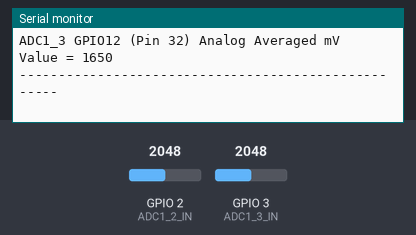
This sketch was run on a simulated ESP32-C6. Parts: the last lines printed to the serial monitor. The test bench sets the inputs (shaded band); at power-on: GPIO 2 (ADC1_2_IN) = 2048, GPIO 3 (ADC1_3_IN) = 2048.

Above: at 1.4 s.
1.5 s: GPIO 2 (ADC1_2_IN) set to 2866
At 2.8 s:
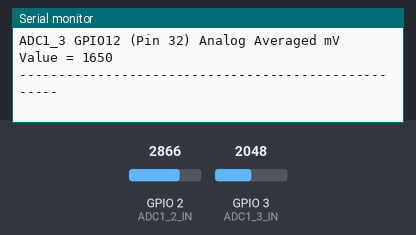
3.0 s: GPIO 3 (ADC1_3_IN) set to 2866
At 4.2 s:
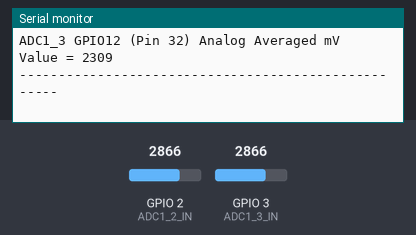
4.5 s: GPIO 2 (ADC1_2_IN) set to 3603
At 5.9 s:
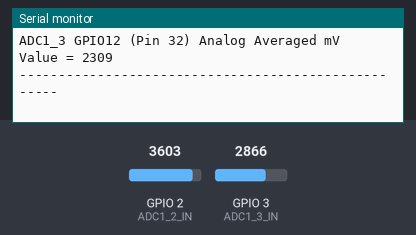
6.0 s: GPIO 3 (ADC1_3_IN) set to 3603
At 7.4 s:
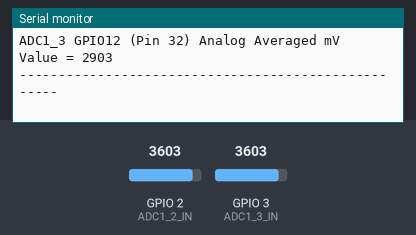
Timing chart, 0 to 8.5 s (numbered marks = the images above; inputs shaded):
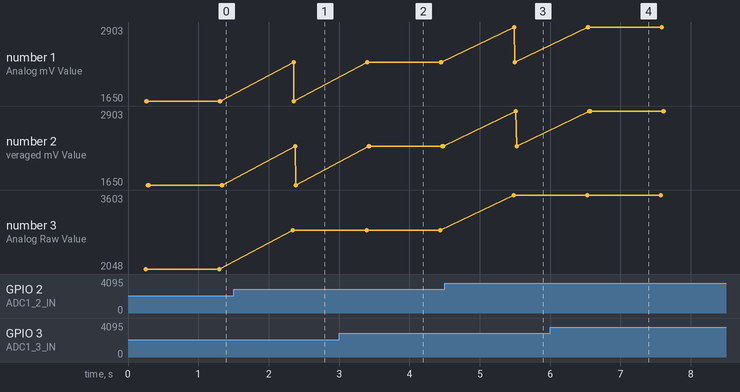

Measured:
- after the input at 1.5 s, the serial monitor: prints a new line after 0.85 s (image 1)
- after the input at 3.0 s, the serial monitor: prints a new line after 0.39 s (image 2)
- after the input at 4.5 s, the serial monitor: prints a new line after 0.98 s (image 3)
- after the input at 6.0 s, the serial monitor: prints a new line after 0.53 s (image 4)
- plotted number 3: 2048 → 2866 after the input at 1.5 s, 2866 → 3603 after the input at 4.5 s

The sketch:

ADC_Test.ino
```cpp
/*
  Dave Williams, DitroniX 2019-2025 (ditronix.net)

  Example Code, to demonstrate and test the ESPuno Pi Zero ADC

  Further information, details and examples can be found on our website and also GitHub wiki pages:
  * ditronix.net
  * github.com/DitroniX
  * github.com/DitroniX/ESPuno-Pi-Zero_WiFi-BT-Zigbee-Thread-60V
  * github.com/DitroniX/ESPuno-Pi-Zero_WiFi-BT-Zigbee-Thread-60V/wiki
  * hackster.io/DitroniX/espuno-pi-zero-wifi-bt-zigbee-thread-60v-69ef92
  * kickstarter.com/projects/ditronix/espuno-pi-zero

  This test code is OPEN SOURCE and formatted for easier viewing.  Although is is not intended for real world use, it may be freely used, or modified as needed.
  It is distributed on an "AS IS" BASIS, WITHOUT WARRANTIES OR CONDITIONS OF ANY KIND, either express or implied.

  For board configuration, see https://github.com/DitroniX/ESPuno-Pi-Zero_WiFi-BT-Zigbee-Thread-60V/wiki/Arduino-IDE

  Further information, details and examples can be found on our website wiki pages ditronix.net/wiki and also github.com/DitroniX

  Espressif References:
  * docs.espressif.com/projects/arduino-esp32/en/latest/api/adc.html
  * espressif.com/sites/default/files/documentation/esp32-c6_technical_reference_manual_en.pdf#sensor

*/

// Libraries
#include <driver/adc.h>

// **************** USER VARIABLES / DEFINES / STATIC / STRUCTURES / CONSTANTS ****************

// Variables
int ADC_Raw;

// **************** INPUTS ****************
#define ADC1_2_IN 2  // Pi Header GPIO6 (Pin 31)
#define ADC1_3_IN 3  // Pi Header GPIO12 (Pin 32)

// **************** FUNCTIONS AND ROUTINES ****************

// **************** SETUP ****************
void setup() {

  // Stabalise
  delay(250);

  // Initialise UART
  Serial.begin(115200);
  while (!Serial)
    ;

  // Optional:  Set the resolution to 12 bits (default is 12 bits = 0-4095)
  // analogReadResolution(12);

  // Optional: Set the resolution to 9-12 bits (default is 12 bits)
  // analogContinuousSetWidth(12);

  // Optional: Set different attenuation
  // ADC_ATTEN_DB_0 = 0 mV ~ 750 mV = Value 0
  // ADC_ATTEN_DB_2_5 = 0 mV ~ 1050 mV = Value 1
  // ADC_ATTEN_DB_6 = 0 mV ~ 1300 mV = Value 2
  // ADC_ATTEN_DB_11 = 0 mV ~ 2500 mV = Value 3
  analogContinuousSetAtten(ADC_11db);  // (default is ADC_11db = ADC_ATTEN_DB_11 = 0 mV ~2500 mV)

  Serial.println("ESPuno Pi Zero - Example Code");
}

void loop() {

  // ESP32-C6 ADC 12-Bit SAR (Successive Approximation Register)
  // Conversion resolution 0 - 4095 (4096)
  // You may need to calibrate as needed.

  // Read Single Analog Raw Values (non-calibrated)
  Serial.println("\nAnalog Raw Values (non-calibrated)");

  ADC_Raw = analogRead(ADC1_2_IN);
  Serial.printf("ADC1_2 GPIO6 (Pin 31)Analog Raw Value = %d\n", ADC_Raw);

  ADC_Raw = analogRead(ADC1_3_IN);
  Serial.printf("ADC1_3 GPIO12 (Pin 32) Analog Raw Value = %d\n", ADC_Raw);

  // Read Single Analog Millivolt Values (non-calibrated)
  Serial.println("\nMillivolt  Values  (non-calibrated)");

  ADC_Raw = analogReadMilliVolts(ADC1_2_IN);
  Serial.printf("ADC1_2 GPIO6 (Pin 31) Analog mV Value = %d\n", ADC_Raw);

  ADC_Raw = analogReadMilliVolts(ADC1_3_IN);
  Serial.printf("ADC1_3 GPIO12 (Pin 32) Analog mV Value = %d\n", ADC_Raw);


  // Analog Millivolt Value (Averaged) - Basic Method

  Serial.println("\nMillivolt  Value (Averaged)");

  // Zero Accumulator
  ADC_Raw = 0;

  // Read ADC1_2 Input 100 times
  for (int i = 0; i < 100; i++) {  // 100 Readings
    ADC_Raw = ADC_Raw + analogReadMilliVolts(ADC1_2_IN);
  }

  // Divide Accumuator by Number of Readings
  ADC_Raw = ADC_Raw / 100;
  Serial.printf("ADC1_2 GPIO6 (Pin 31) Analog Averaged mV Value = %d\n", ADC_Raw);

  // Zero Accumulator
  ADC_Raw = 0;

  // Read ADC1_3 Input 100 times
  for (int i = 0; i < 100; i++) {  // 100 Readings
    ADC_Raw = ADC_Raw + analogReadMilliVolts(ADC1_3_IN);
  }

  // Divide Accumuator by Number of Readings
  ADC_Raw = ADC_Raw / 100;
  Serial.printf("ADC1_3 GPIO12 (Pin 32) Analog Averaged mV Value = %d\n", ADC_Raw);


   Serial.println("\n----------------------------------------------------");

  // Loop Delay
  delay(1000);
}
```
